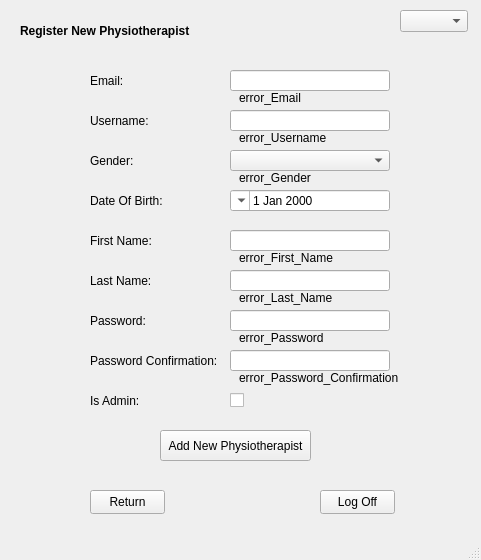
<?xml version="1.0" encoding="UTF-8"?>
<ui version="4.0">
 <class>RegisterNewPhysiotherapist</class>
 <widget class="QMainWindow" name="RegisterNewPhysiotherapist">
  <property name="geometry">
   <rect>
    <x>0</x>
    <y>0</y>
    <width>481</width>
    <height>560</height>
   </rect>
  </property>
  <property name="windowTitle">
   <string>Register New Physiotherapist</string>
  </property>
  <widget class="QWidget" name="centralwidget">
   <widget class="QLabel" name="label_Register_New_Physiotherapist">
    <property name="geometry">
     <rect>
      <x>20</x>
      <y>10</y>
      <width>441</width>
      <height>41</height>
     </rect>
    </property>
    <property name="font">
     <font>
      <pointsize>9</pointsize>
      <bold>true</bold>
     </font>
    </property>
    <property name="text">
     <string>Register New Physiotherapist</string>
    </property>
   </widget>
   <widget class="QPushButton" name="LogOffButton">
    <property name="geometry">
     <rect>
      <x>320</x>
      <y>490</y>
      <width>75</width>
      <height>24</height>
     </rect>
    </property>
    <property name="cursor">
     <cursorShape>OpenHandCursor</cursorShape>
    </property>
    <property name="text">
     <string>Log Off</string>
    </property>
   </widget>
   <widget class="QPushButton" name="AddButton">
    <property name="geometry">
     <rect>
      <x>160</x>
      <y>430</y>
      <width>151</width>
      <height>31</height>
     </rect>
    </property>
    <property name="cursor">
     <cursorShape>OpenHandCursor</cursorShape>
    </property>
    <property name="text">
     <string>Add New Physiotherapist</string>
    </property>
   </widget>
   <widget class="QPushButton" name="ReturnButton">
    <property name="geometry">
     <rect>
      <x>90</x>
      <y>490</y>
      <width>75</width>
      <height>24</height>
     </rect>
    </property>
    <property name="cursor">
     <cursorShape>OpenHandCursor</cursorShape>
    </property>
    <property name="text">
     <string>Return</string>
    </property>
   </widget>
   <widget class="QLabel" name="label_Is_Admin">
    <property name="geometry">
     <rect>
      <x>90</x>
      <y>390</y>
      <width>300</width>
      <height>21</height>
     </rect>
    </property>
    <property name="text">
     <string>Is Admin:</string>
    </property>
   </widget>
   <widget class="QLabel" name="label_Last_Name">
    <property name="geometry">
     <rect>
      <x>90</x>
      <y>270</y>
      <width>300</width>
      <height>21</height>
     </rect>
    </property>
    <property name="text">
     <string>Last Name:</string>
    </property>
   </widget>
   <widget class="QLineEdit" name="lineEdit_First_Name">
    <property name="geometry">
     <rect>
      <x>230</x>
      <y>230</y>
      <width>160</width>
      <height>21</height>
     </rect>
    </property>
   </widget>
   <widget class="QLineEdit" name="lineEdit_Email">
    <property name="geometry">
     <rect>
      <x>230</x>
      <y>70</y>
      <width>160</width>
      <height>21</height>
     </rect>
    </property>
   </widget>
   <widget class="QComboBox" name="comboBox_Gender">
    <property name="geometry">
     <rect>
      <x>230</x>
      <y>150</y>
      <width>160</width>
      <height>21</height>
     </rect>
    </property>
    <property name="cursor">
     <cursorShape>OpenHandCursor</cursorShape>
    </property>
    <property name="currentIndex">
     <number>-1</number>
    </property>
    <item>
     <property name="text">
      <string>Male</string>
     </property>
    </item>
    <item>
     <property name="text">
      <string>Female</string>
     </property>
    </item>
    <item>
     <property name="text">
      <string>Other</string>
     </property>
    </item>
   </widget>
   <widget class="QLabel" name="label_First_Name">
    <property name="geometry">
     <rect>
      <x>90</x>
      <y>230</y>
      <width>300</width>
      <height>21</height>
     </rect>
    </property>
    <property name="text">
     <string>First Name:</string>
    </property>
   </widget>
   <widget class="QLabel" name="label_Email">
    <property name="geometry">
     <rect>
      <x>90</x>
      <y>70</y>
      <width>300</width>
      <height>21</height>
     </rect>
    </property>
    <property name="text">
     <string>Email:</string>
    </property>
   </widget>
   <widget class="QDateEdit" name="dateEdit_Date_Of_Birth">
    <property name="enabled">
     <bool>true</bool>
    </property>
    <property name="geometry">
     <rect>
      <x>230</x>
      <y>190</y>
      <width>160</width>
      <height>21</height>
     </rect>
    </property>
    <property name="cursor">
     <cursorShape>OpenHandCursor</cursorShape>
    </property>
    <property name="mouseTracking">
     <bool>false</bool>
    </property>
    <property name="layoutDirection">
     <enum>Qt::LayoutDirection::RightToLeft</enum>
    </property>
    <property name="calendarPopup">
     <bool>true</bool>
    </property>
   </widget>
   <widget class="QLabel" name="label_Date_Of_Birth">
    <property name="geometry">
     <rect>
      <x>90</x>
      <y>190</y>
      <width>300</width>
      <height>21</height>
     </rect>
    </property>
    <property name="text">
     <string>Date Of Birth:</string>
    </property>
   </widget>
   <widget class="QLabel" name="label_Gender">
    <property name="geometry">
     <rect>
      <x>90</x>
      <y>150</y>
      <width>300</width>
      <height>21</height>
     </rect>
    </property>
    <property name="text">
     <string>Gender:</string>
    </property>
   </widget>
   <widget class="QLineEdit" name="lineEdit_Last_Name">
    <property name="geometry">
     <rect>
      <x>230</x>
      <y>270</y>
      <width>160</width>
      <height>21</height>
     </rect>
    </property>
   </widget>
   <widget class="QLineEdit" name="lineEdit_Password_Confirmation">
    <property name="geometry">
     <rect>
      <x>230</x>
      <y>350</y>
      <width>160</width>
      <height>21</height>
     </rect>
    </property>
   </widget>
   <widget class="QLabel" name="label_Password_Confirmation">
    <property name="geometry">
     <rect>
      <x>90</x>
      <y>350</y>
      <width>300</width>
      <height>21</height>
     </rect>
    </property>
    <property name="text">
     <string>Password Confirmation:</string>
    </property>
   </widget>
   <widget class="QLineEdit" name="lineEdit_Password">
    <property name="geometry">
     <rect>
      <x>230</x>
      <y>310</y>
      <width>160</width>
      <height>21</height>
     </rect>
    </property>
   </widget>
   <widget class="QLabel" name="label_Password">
    <property name="geometry">
     <rect>
      <x>90</x>
      <y>310</y>
      <width>300</width>
      <height>21</height>
     </rect>
    </property>
    <property name="text">
     <string>Password:</string>
    </property>
   </widget>
   <widget class="QCheckBox" name="checkBox_Is_Admin">
    <property name="geometry">
     <rect>
      <x>230</x>
      <y>390</y>
      <width>16</width>
      <height>21</height>
     </rect>
    </property>
    <property name="cursor">
     <cursorShape>ClosedHandCursor</cursorShape>
    </property>
    <property name="text">
     <string/>
    </property>
   </widget>
   <widget class="QLabel" name="label_Username">
    <property name="geometry">
     <rect>
      <x>90</x>
      <y>110</y>
      <width>300</width>
      <height>21</height>
     </rect>
    </property>
    <property name="text">
     <string>Username:</string>
    </property>
   </widget>
   <widget class="QLineEdit" name="lineEdit_Username">
    <property name="geometry">
     <rect>
      <x>230</x>
      <y>110</y>
      <width>160</width>
      <height>21</height>
     </rect>
    </property>
   </widget>
   <widget class="QLabel" name="error_Email">
    <property name="geometry">
     <rect>
      <x>239</x>
      <y>90</y>
      <width>200</width>
      <height>16</height>
     </rect>
    </property>
    <property name="text">
     <string>error_Email</string>
    </property>
   </widget>
   <widget class="QLabel" name="error_Username">
    <property name="geometry">
     <rect>
      <x>239</x>
      <y>130</y>
      <width>200</width>
      <height>16</height>
     </rect>
    </property>
    <property name="text">
     <string>error_Username</string>
    </property>
   </widget>
   <widget class="QLabel" name="error_Gender">
    <property name="geometry">
     <rect>
      <x>239</x>
      <y>170</y>
      <width>200</width>
      <height>16</height>
     </rect>
    </property>
    <property name="text">
     <string>error_Gender</string>
    </property>
   </widget>
   <widget class="QLabel" name="error_First_Name">
    <property name="geometry">
     <rect>
      <x>239</x>
      <y>250</y>
      <width>200</width>
      <height>16</height>
     </rect>
    </property>
    <property name="text">
     <string>error_First_Name</string>
    </property>
   </widget>
   <widget class="QLabel" name="error_Last_Name">
    <property name="geometry">
     <rect>
      <x>239</x>
      <y>290</y>
      <width>200</width>
      <height>16</height>
     </rect>
    </property>
    <property name="text">
     <string>error_Last_Name</string>
    </property>
   </widget>
   <widget class="QLabel" name="error_Password">
    <property name="geometry">
     <rect>
      <x>239</x>
      <y>330</y>
      <width>200</width>
      <height>16</height>
     </rect>
    </property>
    <property name="text">
     <string>error_Password</string>
    </property>
   </widget>
   <widget class="QLabel" name="error_Password_Confirmation">
    <property name="geometry">
     <rect>
      <x>239</x>
      <y>370</y>
      <width>200</width>
      <height>16</height>
     </rect>
    </property>
    <property name="text">
     <string>error_Password_Confirmation</string>
    </property>
   </widget>
   <widget class="QComboBox" name="comboBoxLanguage">
    <property name="geometry">
     <rect>
      <x>400</x>
      <y>10</y>
      <width>68</width>
      <height>22</height>
     </rect>
    </property>
    <property name="cursor">
     <cursorShape>OpenHandCursor</cursorShape>
    </property>
    <property name="currentText">
     <string/>
    </property>
    <property name="currentIndex">
     <number>-1</number>
    </property>
    <item>
     <property name="text">
      <string>English</string>
     </property>
    </item>
    <item>
     <property name="text">
      <string>עברית</string>
     </property>
    </item>
   </widget>
   <zorder>label_Username</zorder>
   <zorder>label_Email</zorder>
   <zorder>label_Register_New_Physiotherapist</zorder>
   <zorder>LogOffButton</zorder>
   <zorder>AddButton</zorder>
   <zorder>ReturnButton</zorder>
   <zorder>label_Is_Admin</zorder>
   <zorder>label_Last_Name</zorder>
   <zorder>label_First_Name</zorder>
   <zorder>label_Date_Of_Birth</zorder>
   <zorder>label_Gender</zorder>
   <zorder>label_Password_Confirmation</zorder>
   <zorder>label_Password</zorder>
   <zorder>error_Email</zorder>
   <zorder>error_Username</zorder>
   <zorder>error_Gender</zorder>
   <zorder>error_First_Name</zorder>
   <zorder>error_Last_Name</zorder>
   <zorder>error_Password</zorder>
   <zorder>error_Password_Confirmation</zorder>
   <zorder>comboBoxLanguage</zorder>
   <zorder>lineEdit_Email</zorder>
   <zorder>lineEdit_First_Name</zorder>
   <zorder>lineEdit_Last_Name</zorder>
   <zorder>lineEdit_Password</zorder>
   <zorder>lineEdit_Password_Confirmation</zorder>
   <zorder>lineEdit_Username</zorder>
   <zorder>comboBox_Gender</zorder>
   <zorder>dateEdit_Date_Of_Birth</zorder>
   <zorder>checkBox_Is_Admin</zorder>
  </widget>
  <widget class="QMenuBar" name="menubar">
   <property name="geometry">
    <rect>
     <x>0</x>
     <y>0</y>
     <width>481</width>
     <height>22</height>
    </rect>
   </property>
  </widget>
  <widget class="QStatusBar" name="statusbar"/>
 </widget>
 <tabstops>
  <tabstop>lineEdit_Email</tabstop>
  <tabstop>lineEdit_Username</tabstop>
  <tabstop>comboBox_Gender</tabstop>
  <tabstop>dateEdit_Date_Of_Birth</tabstop>
  <tabstop>lineEdit_First_Name</tabstop>
  <tabstop>lineEdit_Last_Name</tabstop>
  <tabstop>lineEdit_Password</tabstop>
  <tabstop>lineEdit_Password_Confirmation</tabstop>
  <tabstop>checkBox_Is_Admin</tabstop>
  <tabstop>AddButton</tabstop>
  <tabstop>ReturnButton</tabstop>
  <tabstop>LogOffButton</tabstop>
 </tabstops>
 <resources/>
 <connections/>
</ui>
